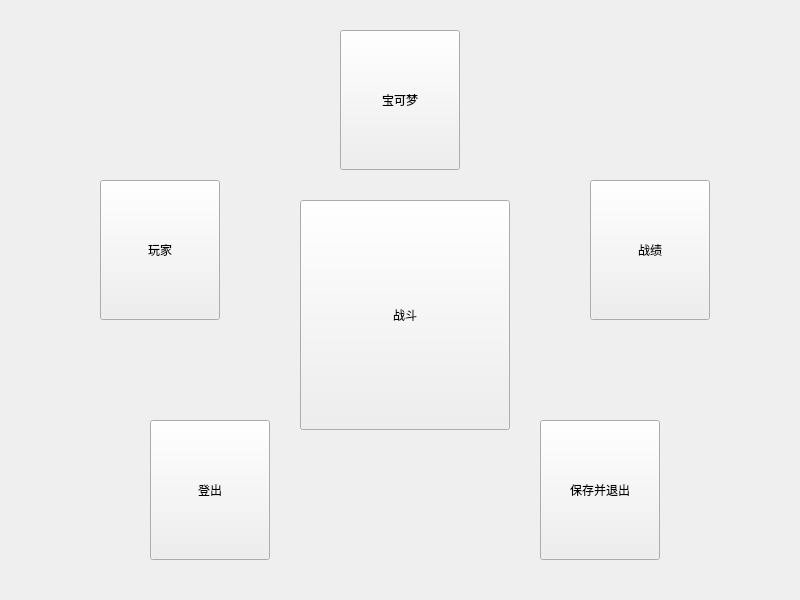
<?xml version="1.0" encoding="UTF-8"?>
<ui version="4.0">
 <class>Form</class>
 <widget class="QWidget" name="Form">
  <property name="geometry">
   <rect>
    <x>0</x>
    <y>0</y>
    <width>800</width>
    <height>600</height>
   </rect>
  </property>
  <property name="windowTitle">
   <string>Form</string>
  </property>
  <widget class="QToolButton" name="ui2_myPokemon">
   <property name="geometry">
    <rect>
     <x>340</x>
     <y>30</y>
     <width>120</width>
     <height>140</height>
    </rect>
   </property>
   <property name="text">
    <string>宝可梦</string>
   </property>
  </widget>
  <widget class="QToolButton" name="ui2_allPlayers">
   <property name="geometry">
    <rect>
     <x>100</x>
     <y>180</y>
     <width>120</width>
     <height>140</height>
    </rect>
   </property>
   <property name="text">
    <string>玩家</string>
   </property>
  </widget>
  <widget class="QToolButton" name="ui2_returnSignIn">
   <property name="geometry">
    <rect>
     <x>150</x>
     <y>420</y>
     <width>120</width>
     <height>140</height>
    </rect>
   </property>
   <property name="text">
    <string>登出</string>
   </property>
  </widget>
  <widget class="QToolButton" name="ui2_saveAndQuit_2">
   <property name="geometry">
    <rect>
     <x>540</x>
     <y>420</y>
     <width>120</width>
     <height>140</height>
    </rect>
   </property>
   <property name="text">
    <string>保存并退出</string>
   </property>
  </widget>
  <widget class="QToolButton" name="ui2_battle">
   <property name="geometry">
    <rect>
     <x>300</x>
     <y>200</y>
     <width>210</width>
     <height>230</height>
    </rect>
   </property>
   <property name="text">
    <string>战斗</string>
   </property>
  </widget>
  <widget class="QToolButton" name="ui2_prize">
   <property name="geometry">
    <rect>
     <x>590</x>
     <y>180</y>
     <width>120</width>
     <height>140</height>
    </rect>
   </property>
   <property name="text">
    <string>战绩</string>
   </property>
  </widget>
 </widget>
 <resources/>
 <connections/>
</ui>
